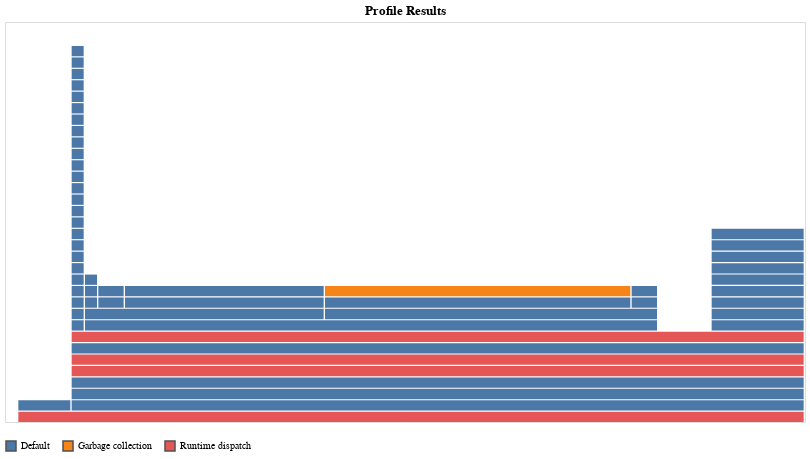

Write notebook code for a chart like this one.
### Code cell
ProfileVega.view()

### Figure 1 — Vega-Lite specification as saved in the notebook (floating-point values rounded to 4 significant figures)
{"data": {"values": [{"level": 0, "sf": "ip:0x0", "status": "Runtime dispatch", "x1": 1, "x2": 59.9}, {"level": 1, "sf": "one_iteration_michelot(::Array{Float64,1}, ::Int64) at In[24]:3", "status": "Default", "x1": 1, "x2": 4.9}, {"level": 1, "sf": "(::IJulia.var\"#15#18\")() at task.jl:356", "status": "Default", "x1": 5, "x2": 59.9}, {"level": 2, "sf": "eventloop(::ZMQ.Socket) at eventloop.jl:8", "status": "Default", "x1": 5, "x2": 59.9}, {"level": 3, "sf": "invokelatest at essentials.jl:709 [inlined]", "status": "Default", "x1": 5, "x2": 59.9}, {"level": 4, "sf": "#invokelatest#1 at essentials.jl:710 [inlined]", "status": "Runtime dispatch", "x1": 5, "x2": 59.9}, {"level": 5, "sf": "execute_request(::ZMQ.Socket, ::IJulia.Msg) at execute_request.jl:67", "status": "Runtime dispatch", "x1": 5, "x2": 59.9}, {"level": 6, "sf": "softscope_include_string(::Module, ::String, ::String) at SoftGlobalScope.jl:65", "status": "Default", "x1": 5, "x2": 59.9}, {"level": 7, "sf": "include_string(::Function, ::Module, ::String, ::String) at loading.jl:1091", "status": "Runtime dispatch", "x1": 5, "x2": 59.9}, {"level": 8, "sf": "one_iteration_michelot(::Array{Float64,1}, ::Int64) at In[24]:2", "status": "Default", "x1": 5, "x2": 5.9}, {"level": 9, "sf": "sum at reducedim.jl:722 [inlined]", "status": "Default", "x1": 5, "x2": 5.9}, {"level": 10, "sf": "#sum#627 at reducedim.jl:722 [inlined]", "status": "Default", "x1": 5, "x2": 5.9}, {"level": 11, "sf": "_sum at reducedim.jl:726 [inlined]", "status": "Default", "x1": 5, "x2": 5.9}, {"level": 12, "sf": "_sum at reducedim.jl:727 [inlined]", "status": "Default", "x1": 5, "x2": 5.9}, {"level": 13, "sf": "mapreduce at reducedim.jl:310 [inlined]", "status": "Default", "x1": 5, "x2": 5.9}, {"level": 14, "sf": "#mapreduce#620 at reducedim.jl:310 [inlined]", "status": "Default", "x1": 5, "x2": 5.9}, {"level": 15, "sf": "_mapreduce_dim at reducedim.jl:318 [inlined]", "status": "Default", "x1": 5, "x2": 5.9}, {"level": 16, "sf": "_mapreduce at reduce.jl:415 [inlined]", "status": "Default", "x1": 5, "x2": 5.9}, {"level": 17, "sf": "mapreduce_impl at reduce.jl:257 [inlined]", "status": "Default", "x1": 5, "x2": 5.9}, {"level": 18, "sf": "mapreduce_impl(::typeof(identity), ::typeof(Base.add_sum), ::Array{Float64,1}, ::Int64, ::Int64, ::Int64) at reduce.jl:251", "status": "Default", "x1": 5, "x2": 5.9}, {"level": 19, "sf": "mapreduce_impl(::typeof(identity), ::typeof(Base.add_sum), ::Array{Float64,1}, ::Int64, ::Int64, ::Int64) at reduce.jl:252", "status": "Default", "x1": 5, "x2": 5.9}, {"level": 20, "sf": "mapreduce_impl(::typeof(identity), ::typeof(Base.add_sum), ::Array{Float64,1}, ::Int64, ::Int64, ::Int64) at reduce.jl:252", "status": "Default", "x1": 5, "x2": 5.9}, {"level": 21, "sf": "mapreduce_impl(::typeof(identity), ::typeof(Base.add_sum), ::Array{Float64,1}, ::Int64, ::Int64, ::Int64) at reduce.jl:251", "status": "Default", "x1": 5, "x2": 5.9}, {"level": 22, "sf": "mapreduce_impl(::typeof(identity), ::typeof(Base.add_sum), ::Array{Float64,1}, ::Int64, ::Int64, ::Int64) at reduce.jl:252", "status": "Default", "x1": 5, "x2": 5.9}, {"level": 23, "sf": "mapreduce_impl(::typeof(identity), ::typeof(Base.add_sum), ::Array{Float64,1}, ::Int64, ::Int64, ::Int64) at reduce.jl:251", "status": "Default", "x1": 5, "x2": 5.9}, {"level": 24, "sf": "mapreduce_impl(::typeof(identity), ::typeof(Base.add_sum), ::Array{Float64,1}, ::Int64, ::Int64, ::Int64) at reduce.jl:251", "status": "Default", "x1": 5, "x2": 5.9}, {"level": 25, "sf": "mapreduce_impl(::typeof(identity), ::typeof(Base.add_sum), ::Array{Float64,1}, ::Int64, ::Int64, ::Int64) at reduce.jl:251", "status": "Default", "x1": 5, "x2": 5.9}, {"level": 26, "sf": "mapreduce_impl(::typeof(identity), ::typeof(Base.add_sum), ::Array{Float64,1}, ::Int64, ::Int64, ::Int64) at reduce.jl:251", "status": "Default", "x1": 5, "x2": 5.9}, {"level": 27, "sf": "mapreduce_impl(::typeof(identity), ::typeof(Base.add_sum), ::Array{Float64,1}, ::Int64, ::Int64, ::Int64) at reduce.jl:252", "status": "Default", "x1": 5, "x2": 5.9}, {"level": 28, "sf": "mapreduce_impl(::typeof(identity), ::typeof(Base.add_sum), ::Array{Float64,1}, ::Int64, ::Int64, ::Int64) at reduce.jl:243", "status": "Default", "x1": 5, "x2": 5.9}, {"level": 29, "sf": "macro expansion at simdloop.jl:77 [inlined]", "status": "Default", "x1": 5, "x2": 5.9}, {"level": 30, "sf": "macro expansion at reduce.jl:245 [inlined]", "status": "Default", "x1": 5, "x2": 5.9}, {"level": 31, "sf": "add_sum at reduce.jl:27 [inlined]", "status": "Default", "x1": 5, "x2": 5.9}, {"level": 32, "sf": "+ at float.jl:401 [inlined]", "status": "Default", "x1": 5, "x2": 5.9}, {"level": 8, "sf": "one_iteration_michelot(::Array{Float64,1}, ::Int64) at In[24]:3", "status": "Default", "x1": 6, "x2": 48.9}, {"level": 9, "sf": "variable_check(::Array{Float64,1}, ::Float64) at In[15]:4", "status": "Default", "x1": 6, "x2": 23.9}, {"level": 10, "sf": "popfirst! at array.jl:1254 [inlined]", "status": "Default", "x1": 6, "x2": 6.9}, {"level": 11, "sf": "isempty at abstractarray.jl:989 [inlined]", "status": "Default", "x1": 6, "x2": 6.9}, {"level": 12, "sf": "length at array.jl:219 [inlined]", "status": "Default", "x1": 6, "x2": 6.9}, {"level": 10, "sf": "popfirst! at array.jl:1257 [inlined]", "status": "Default", "x1": 7, "x2": 8.9}, {"level": 11, "sf": "getindex at array.jl:809 [inlined]", "status": "Default", "x1": 7, "x2": 8.9}, {"level": 10, "sf": "popfirst! at array.jl:1258 [inlined]", "status": "Default", "x1": 9, "x2": 23.9}, {"level": 11, "sf": "_deletebeg! at array.jl:899 [inlined]", "status": "Default", "x1": 9, "x2": 23.9}, {"level": 9, "sf": "variable_check(::Array{Float64,1}, ::Float64) at In[15]:6", "status": "Default", "x1": 24, "x2": 48.9}, {"level": 10, "sf": "push! at array.jl:935 [inlined]", "status": "Default", "x1": 24, "x2": 46.9}, {"level": 11, "sf": "_growend! at array.jl:892 [inlined]", "status": "Garbage collection", "x1": 24, "x2": 46.9}, {"level": 10, "sf": "iterate at range.jl:624 [inlined]", "status": "Default", "x1": 47, "x2": 48.9}, {"level": 11, "sf": "== at promotion.jl:398 [inlined]", "status": "Default", "x1": 47, "x2": 48.9}, {"level": 8, "sf": "rand(::Int64) at Random.jl:277", "status": "Default", "x1": 53, "x2": 59.9}, {"level": 9, "sf": "rand(::Type{Float64}, ::Tuple{Int64}) at Random.jl:289", "status": "Default", "x1": 53, "x2": 59.9}, {"level": 10, "sf": "rand at Random.jl:288 [inlined]", "status": "Default", "x1": 53, "x2": 59.9}, {"level": 11, "sf": "rand! at Random.jl:267 [inlined]", "status": "Default", "x1": 53, "x2": 59.9}, {"level": 12, "sf": "rand! at RNGs.jl:513 [inlined]", "status": "Default", "x1": 53, "x2": 59.9}, {"level": 13, "sf": "_rand! at RNGs.jl:507 [inlined]", "status": "Default", "x1": 53, "x2": 59.9}, {"level": 14, "sf": "rand!(::MersenneTwister, ::Random.UnsafeView{Float64}, ::Random.SamplerTrivial{Random.CloseOpen01{Float64},Float64}) at RNGs.jl:495", "status": "Default", "x1": 53, "x2": 59.9}, {"level": 15, "sf": "fill_array! at RNGs.jl:469 [inlined]", "status": "Default", "x1": 53, "x2": 59.9}, {"level": 16, "sf": "dsfmt_fill_array_close_open!(::Random.DSFMT.DSFMT_state, ::Ptr{Float64}, ::Int64) at DSFMT.jl:95", "status": "Default", "x1": 53, "x2": 59.9}]}, "encoding": {"color": {"field": "status", "legend": {"orient": "bottom", "title": null}, "type": "nominal"}, "fillOpacity": {"condition": [{"selection": "highlight", "value": 0.6}, {"selection": "select", "value": 0.5}], "value": 1}, "strokeWidth": {"condition": [{"selection": "highlight", "value": 0.5}, {"selection": "select", "value": 0.5}], "value": 0}, "tooltip": {"field": "sf", "type": "nominal"}, "x": {"axis": null, "field": "x1", "type": "quantitative"}, "x2": {"field": "x2", "type": "quantitative"}, "y": {"axis": null, "field": "level", "type": "quantitative"}, "y2": {"field": "level2", "type": "quantitative"}}, "height": 400, "mark": {"stroke": "#505050", "type": "rect"}, "selection": {"grid": {"bind": "scales", "type": "interval"}, "highlight": {"empty": "none", "on": "mouseover", "type": "single"}, "select": {"empty": "none", "type": "multi"}}, "title": "Profile Results", "transform": [{"as": "level2", "calculate": "datum.level+0.9"}], "width": 800}
